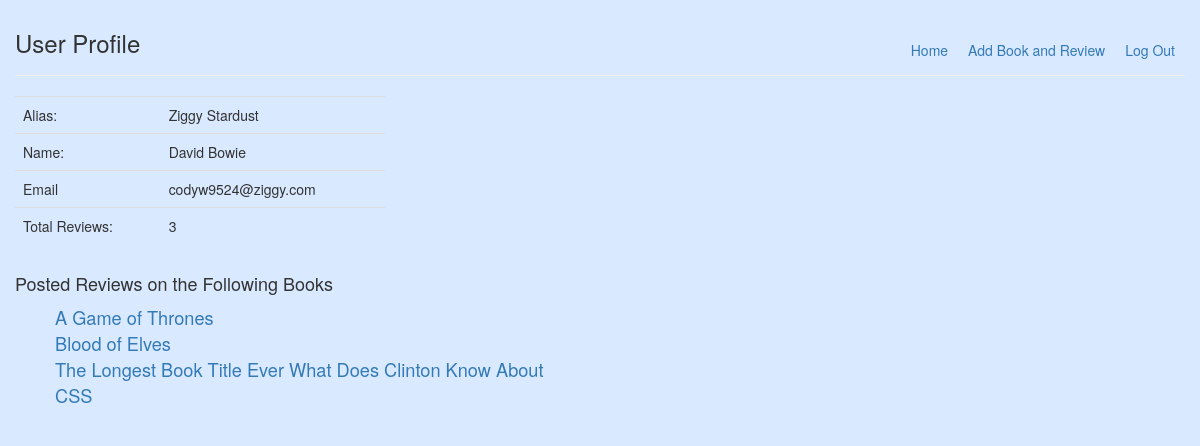
Screenshot of /Users/index/2 with the database file from the repository.
### tables this page shows
CREATE TABLE `users` (
  `id` int(11) NOT NULL AUTO_INCREMENT,
  `name` varchar(255) DEFAULT NULL,
  `alias` varchar(255) DEFAULT NULL,
  `email` varchar(75) DEFAULT NULL,
  `password` varchar(255) DEFAULT NULL,
  `created_at` datetime DEFAULT NULL,
  `updated_at` datetime DEFAULT NULL,
  PRIMARY KEY (`id`)
);

CREATE TABLE `reviews` (
  `id` int(11) NOT NULL AUTO_INCREMENT,
  `content` text,
  `stars` tinyint(5) DEFAULT NULL,
  `created_at` datetime DEFAULT NULL,
  `updated_at` datetime DEFAULT NULL,
  `user_id` int(11) NOT NULL,
  `book_id` int(11) NOT NULL,
  PRIMARY KEY (`id`),
  KEY `fk_reviews_users_idx` (`user_id`),
  KEY `fk_reviews_books1_idx` (`book_id`),
  CONSTRAINT `fk_reviews_users` FOREIGN KEY (`user_id`) REFERENCES `users` (`id`) ON DELETE NO ACTION ON UPDATE NO ACTION,
  CONSTRAINT `fk_reviews_books1` FOREIGN KEY (`book_id`) REFERENCES `books` (`id`) ON DELETE NO ACTION ON UPDATE NO ACTION
);

CREATE TABLE `books` (
  `id` int(11) NOT NULL AUTO_INCREMENT,
  `title` varchar(255) DEFAULT NULL,
  `author` varchar(255) DEFAULT NULL,
  `created_at` datetime DEFAULT NULL,
  `updated_at` datetime DEFAULT NULL,
  PRIMARY KEY (`id`)
);

### application/controllers/Users.php (called while the page is built, shortened)
<?php
class Users extends CI_Controller{
	public function __construct()
	{
		$this->load->model('User');
	}
	public function index()
	{
		$user = $this->User->show($this->uri->segment(3));
		$this->load->model('Review');
		$reviews = $this->Review->number_of_reviews_by_id($this->uri->segment(3));
		$books = $this->Review->books_reviewed_by_user_id($this->uri->segment(3));
		$this->load->view('Users/user_profile', array('user' => $user, 'reviews' => $reviews, 'books' => $books));
	}
}

### index.php (called while the page is built, shortened)
<?php
require_once BASEPATH.'core/CodeIgniter.php';

### application/models/User.php (called while the page is built, shortened)
<?php
class User extends CI_Model{
	public function show($user_id)
	{
		return $this->db->query("SELECT * FROM users WHERE id = ?", array($user_id))->row_array();
	}
}

### application/models/Review.php (called while the page is built, shortened)
<?php
class Review extends CI_Model{
	public function books_reviewed_by_user_id($user_id)
	{
		return $this->db->query("SELECT users.id as 'users.id', reviews.id as 'reviews.id', books.id as 'books.id', books.title, users.name FROM users JOIN reviews ON users.id = reviews.user_id JOIN books ON books.id = reviews.book_id WHERE users.id = ? GROUP BY books.title", array($user_id))->result_array();
	}
}

### application/views/Users/user_profile.php (the view, shortened to what this page needs)
<!DOCTYPE html>
<html>
<head>
	<link rel="stylesheet" href="https://maxcdn.bootstrapcdn.com/bootstrap/3.3.6/css/bootstrap.min.css">
	<link rel="stylesheet" href="https://maxcdn.bootstrapcdn.com/bootstrap/3.3.6/css/bootstrap-theme.min.css">
</head>
<body>
	<div class="container-fluid">
		<div class="page-header">
			<h3>User Profile</h3>
			<a class="header_link" href="/Sessions/destroy">Log Out</a>
			<a class="header_link" href="/Books/add">Add Book and Review</a>
			<a class="header_link" href="/Books">Home</a>
		</div>
		<div class="row">
			<div class="col-md-4">
				<table class="table">
					<tr>
						<td>Alias:</td>
						<td><?= $user['alias'] ?></td>
					</tr>
					<tr>
						<td>Name:</td>
						<td><?= $user['name'] ?></td>
					</tr>
					<tr>
						<td>Email</td>
						<td><?= $user['email'] ?></td>
					</tr>
					<tr>
						<td>Total Reviews:</td>
						<td><?php
								if(isset($reviews))
								{
									$count = 0;
									foreach ($reviews as $review)
									{
										$count++;
									}
									echo $count;
								}
							?></td>
					</tr>
				</table>
			</div>
		</div>
		<div class="row">
			<div class="col-md-6">
				<h4>Posted Reviews on the Following Books</h4>
				<?php
					if(isset($books))
					{
						echo "<ul>\n";
						foreach ($books as $book)
						{
							echo "<li><a href='/Books/show_book/" . $book['books.id'] . "'>" . $book['title'] . "</a></li>\n";
						}
						echo "</ul>\n";
					}
				?>
			</div>
		</div>
	</div>
</body>
</html>

### application/views/Users/user_profile.php (style rules this page uses)
body { background: #D9E9FF; }
.page-header { margin-top: 10px; }
.page-header h3 { display: inline-block; }
.page-header .header_link { margin-top: 30px; margin-right: 10px; margin-left: 10px; float: right; }
ul li { font-size: 1.3em; }
ul { list-style: none; }

### rows the page displays
users: alias "Ziggy Stardust", name "David Bowie", email "codyw9524@ziggy.com"
reviews: book.title "A Game of Thrones"
reviews: book.title "Blood of Elves"
reviews: book.title "The Longest Book Title Ever What Does Clinton Know About CSS"

### other values shown
$count "3"
